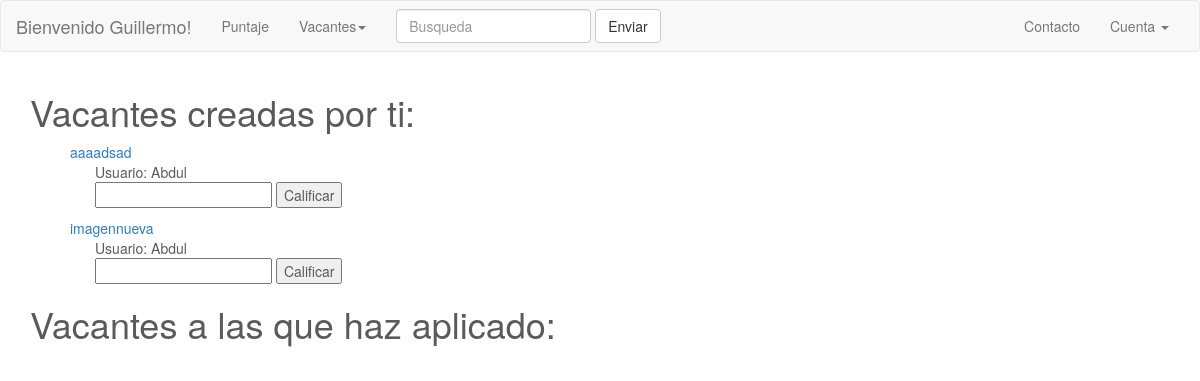
Before: /perfil (signed in) with the older database file.
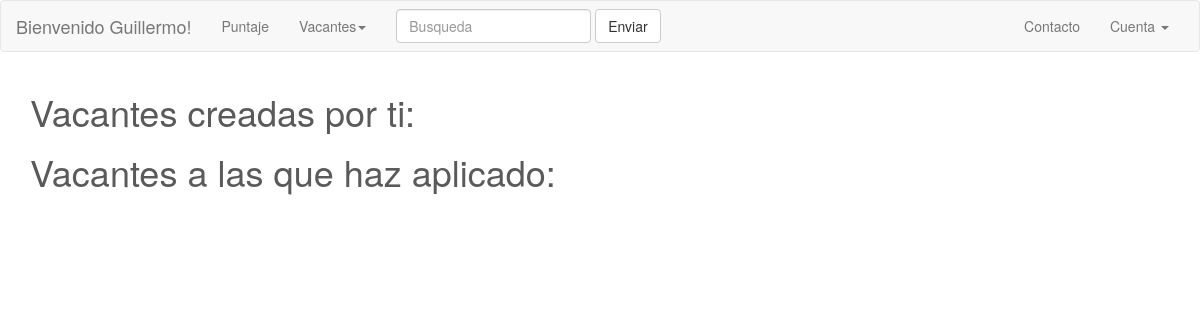
After: the same page with the newer database file.
### models.py (models this page shows, shortened)
class Vacante(Model):
	titulo = CharField(null=False, unique=True)
	descripcion = TextField(null=False)
	contacto = TextField(null=False)
	descripcion_imagen1 = CharField(null=True)
	imagen1= CharField(null=True)
	descripcion_imagen2 = CharField(null=True)
	imagen2 = CharField(null=True)
	descripcion_imagen3 = CharField(null=True)
	imagen3 = CharField(null=True)
	finalizada = BooleanField(null=False)
	direccion = TextField(unique=False)
	usuario = ForeignKeyField(Usuario)
	creado = DateTimeField(default=datetime.datetime.now)
	class Meta:
		database = DATABASE
		order_by = ('-creado',)
	def aplicantes(self):
		return (
    		Usuario.select().join(
    			Aplicantes, on=Aplicantes.aplicante).where(
    			Aplicantes.vacante == self
    			)
    	)

class Usuario(UserMixin, Model):
    usuario = CharField(unique=True)
    email = CharField(unique=True)
    password = CharField(max_length=100)
    puntos = IntegerField(default=0)
    twitter_id = CharField(unique=True)
    bio = CharField(max_length=280)
    registro = DateTimeField(default=datetime.datetime.now)
    es_admin = BooleanField(default=False)
    class Meta:
        database = DATABASE
        order_by = ('-registro',)
    def vacantes_creadas(self):
    	return (
    		Vacante.select().where(
    			Vacante.usuario==self
    			)
    		)

### run.py (the view)
@app.route('/perfil')
@login_required
def perfil():
	usuario = g.user._get_current_object()
	usuario = models.Usuario.get(models.Usuario.id**usuario.id)
	vacantes = usuario.vacantes_creadas()
	aplicaciones = models.Aplicantes.select().where(models.Aplicantes.aplicante== usuario)
	return render_template('perfil.html', usuario=usuario, vacantes=vacantes, aplicaciones=aplicaciones)

### run.py (called while the page is built)
@login_manager.user_loader
def cargar_usuario(usuarioid):
    try:
        return models.Usuario.get(models.Usuario.id == usuarioid)
    except models.DoesNotExist:
        return None

@app.before_request
def antes_request():
	g.db = models.DATABASE
	g.db.connect()
	g.user = current_user

@app.after_request
def despues_request(response):
	g.db.close()
	return response

### templates/perfil.html (shortened to what this page needs)
{% extends 'base.html' %}
{% block content %}
<div class="container">
<h1> Vacantes creadas por ti: </h1>
{% for vacante in vacantes %}
	{% if not vacante.finalizada %}
	<ul>
		<li>
			<a href="/vacantes/{{ vacante.id }}">{{ vacante.titulo }}</a>
			<div class="row">
	        {% for aplicante in vacante.aplicantes() %}
	        	<ul class="lista_aplicantes">
	            	<li>Usuario: {{ aplicante.usuario }}</li>
	            	<form method="POST" action="/finalizar/{{ vacante.id }}">
			           <input type="text" name="puntos">
			           <button type="input">Calificar</button>
			        </form>
	            </ul>
	        {% endfor %}
	        </div>
	    </li>
	</ul>
	{% endif %}
{% endfor %}
<h1> Vacantes a las que haz aplicado: </h1>
{% endblock %}

Changed rows visible on the page:
no longer on this page (row edited): Vacante: titulo "aaaadsad"
no longer on this page (row edited): Usuario: usuario "Abdul"
no longer on this page (row edited): Vacante: titulo "imagennueva"
